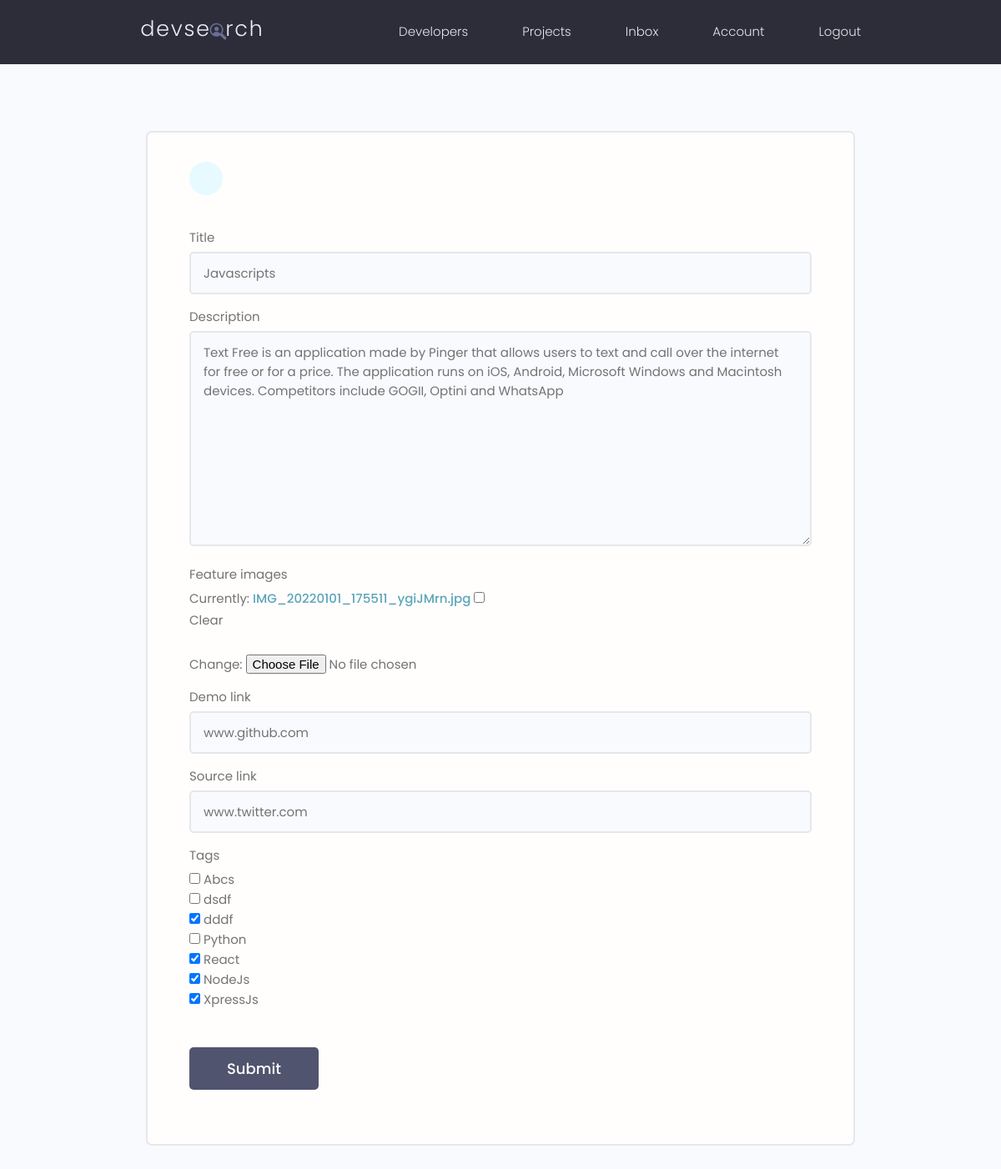
The page /projects/update-project/152285b98bb74603b4044dd3e69a47c0/ (signed in) on the database its author committed.
### projects/models.py (models this page shows, shortened)
class Project(models.Model):
    owner = models.ForeignKey(Profiles, null=True, blank=True, on_delete=models.SET_NULL)
    title = models.CharField(max_length=200)
    description = models.TextField(null=True, blank=True)  # blank mean form could be empty
    feature_images = models.ImageField(blank=True, null=True, default="default.jpg", )
    demo_link = models.CharField(null=True, blank=True, max_length=2000)
    source_link = models.CharField(max_length=20000, null=True, blank=True)
    tags = models.ManyToManyField('Tag', blank=True)  # str used because class bellow
    vote_total = models.IntegerField(default=0, null=True, blank=True)  # total vote on review class
    vote_ratio = models.IntegerField(default=0, null=True, blank=True)
    created = models.DateTimeField(auto_now_add=True)  # automatice created
    id = models.UUIDField(default=uuid.uuid4, unique=True, primary_key=True, editable=False)  # uuid4 encoding type

### projects/views.py (the view)
# urls.py: path('update-project/<str:pk>/', views.UpdateProject, name= 'update-project'),
@login_required(login_url='login')
def UpdateProject(request, pk):
    project = Project.objects.get(id=pk)
    form = ProjectForm(instance=project)
    if request.method == 'POST':
        form = ProjectForm(request.POST,request.FILES, instance=project)
        if form.is_valid():
            form.save()
            return redirect('projects')
    context = {'form': form}
    return render(request, 'projects/project_form.html', context)

### projects/forms.py
class ProjectForm(ModelForm):
    class Meta:
        model = Project
        fields = ['title', 'description','feature_images', 'demo_link','source_link', 'tags']
        widgets = {''
                   'tags' : forms.CheckboxSelectMultiple()
                   }
    def __init__(self, *args, **kwargs):
        super(ProjectForm, self).__init__(*args,**kwargs)
        for name, field in self.fields.items():
            field.widget.attrs.update({'class': 'input'})

### projects/models.py (called while the page is built)
    def __str__(self):
        return self.name

### projects/templates/projects/project_form.html (shortened to what this page needs)
<!DOCTYPE html>
<html lang="en">
<head>
</head>
<body>
    {%  extends 'main.html' %}
    {%  block content %}
    <main class="formPage my-xl">
        <div class="content-box">
            <div class="formWrapper">
                <a class="backButton" href="#"></a>
                <br>
                <form class="form" action="" method="POST" enctype="multipart/form-data">
                    {%  for field in form %}
                    <div class="form__field">
                        <label for="formInput#text">{{ field.label }}</label>
                        {{ field }}
                    </div>
                    {%  endfor %}
                    <input class="btn btn--sub btn--lg  my-md" type="submit" value="Submit" />
                </form>
            </div>
        </div>
    </main>
    {%  endblock %}

### templates/main.html (shortened to what this page needs)
<!DOCTYPE html>
{% load static %}
<html lang="en">
<head>
  <link rel="stylesheet" href="https://cdn.iconmonstr.com/1.3.0/css/iconmonstr-iconic-font.min.css" />
  <link rel="stylesheet" href="{% static  'uikit/styles/uikit.css' %}" />
  <link rel="stylesheet" href="{%  static 'styles/app.css' %}" />
</head>
<body>
    {%  include 'navbar.html' %}
    {%  block content %}
    {%  endblock content %}
</body>
</html>

### templates/navbar.html (shortened to what this page needs)
{%  load static %}
  <header class="header">
    <div class="container container--narrow">
      <a href="{%  url 'profiles' %}" class="header__logo">
        <img src="{% static 'images/logo.svg' %}" alt="DevSearch Logo" />
      </a>
      <nav class="header__nav">
        <ul class="header__menu">
          <li class="header__menuItem"><a href="{%  url 'profiles' %}">Developers</a></li>
          <li class="header__menuItem"><a href="{%  url 'projects' %} ">Projects</a></li>
          <li class="header__menuItem"><a href="">Inbox</a></li>
            {%  if request.user.is_authenticated %}
                <li class="header__menuItem"><a href="{%  url 'account' %}">Account</a></li>
          <li class="header__menuItem"><a href="{%  url 'logout' %}">Logout</a></li>
        {%  else %}
         <li class="header__menuItem"><a href="{%  url 'login' %}">Login/Sign Up</a></li>
            {%  endif %}
        </ul>
      </nav>
    </div>
  </header>

### static/styles/app.css (style rules this page uses)
:root { --color-sub: #2d2d39; }
.btn--sub { background-color: var(--color-sub-light); }
img { width: 100%; }
.content-box { width: 95%; max-width: 85rem; margin: 0 auto; }
.header { position: sticky; z-index: 111; background-color: var(--color-sub); padding: 1.5rem 0; }
.header > .container { display: flex; justify-content: space-between; align-items: center; }
.header__logo > img { height: 3.8rem; }
.header__nav > ul { display: inline-flex; align-items: center; list-style: none; gap: 6.5rem; }
.header__menuItem > a { color: var(--color-light); font-weight: 300; }
.backButton { background: var(--color-main-light); color: var(--color-main); width: 4rem; height: 4rem; display: flex; align-items: center; justify-content: center; border-radius: 50%; }
.formPage .formWrapper { list-style: none; background: var(--color-white); padding: 3.5rem 5rem; border: 2px solid var(--color-light); border-radius: 0.7rem; }

### static/uikit/styles/modules/_variables.css (style rules this page uses)
:root { --color-main: #5aa5b9; --color-main-light: #e6faff; --color-sub: #3f4156; --color-sub-light: #51546e; --color-sub-lighter: #ededfd; --color-text: #737373; --color-gray: #8b8b8b; --color-light: #e5e7eb; --color-light-gray: #767676; --color-bg: #f8fafd; --color-white: #fffefd; --color-white-light: #f3f3f3; --color-success: #359e64; --color-success-bg: #def8e8; --color-error: #fc4b0b; --color-error-bg: #fff2ee; --font-base: 'Poppins', arial, helvetica, 'Segoe UI', roboto, ubuntu, sans-serif; --font-monospace: 'Fira Code', 'Courier New', courier, monospace; --font-regular: 300; --font-medium: 500; --font-bold: 700; --generic-shadow: 1px 1px 5px #00000010; --generic-transition: all 0.3s ease-in-out; }

### static/uikit/styles/modules/_base.css (style rules this page uses)
* { margin: 0; padding: 0; box-sizing: border-box; text-rendering: optimizeLegibility; color: inherit; font-size: inherit; }
html { font-size: 50%; }
@media only screen and (min-width: 480px) { html { font-size: 56.25%; } }
@media only screen and (min-width: 1200px) { html { font-size: 62.5%; } }
body { line-height: 1.6; font-weight: 400; font-size: 1.5rem; color: var(--color-text); background-color: var(--color-bg); min-height: 100vh; }

### static/uikit/styles/modules/_typography.css (style rules this page uses)
* { font-family: var(--font-base); }
a { padding-bottom: 2px; text-decoration: none; display: inline-block; color: var(--color-main); font-weight: var(--font-medium); }

### static/uikit/styles/modules/_utilities.css (style rules this page uses)
.container { width: 92%; max-width: 165rem; margin: 0 auto; box-sizing: border-box; }
.container--narrow { width: 92%; max-width: 120rem; }
@media screen and (min-width: 1000px) { .container { width: 90%; } }
@media screen and (min-width: 1000px) { .container--narrow { width: 85%; } }
@media screen and (min-width: 1200px) { .container { width: 80%; } }
@media screen and (min-width: 1200px) { .container--narrow { width: 72%; } }
.my-md { margin: 3rem auto; }
.my-xl { margin: 8rem auto; }

### static/uikit/styles/modules/_button.css (style rules this page uses)
.btn { display: inline-block; position: relative; cursor: pointer; background-color: var(--color-light); font-weight: var(--font-medium); color: var(--color-sub); text-decoration: none; padding: 1rem 2rem; border-radius: 0.5rem; border: none; width: -webkit-fit-content; width: -moz-fit-content; width: fit-content; height: -webkit-fit-content; height: -moz-fit-content; height: fit-content; font-size: 1.6rem; outline-width: 0; outline-color: transparent; -webkit-backface-visibility: hidden; backface-visibility: hidden; transition: all 0.3s ease-in-out; }
.btn--sub { background-color: var(--color-sub); color: var(--color-white); }
.btn--lg { font-size: 1.8rem; padding: 1.2rem 4.5rem; }

### static/uikit/styles/modules/_form.css (style rules this page uses)
.form { display: block; }
.form__field { margin-top: 1.5rem; margin-bottom: 1.5rem; }
.form__label, .form__field > label { display: block; margin-bottom: 0.5rem; color: var(--color-text); }
input.input[type='text'], input.input[type='email'], input.input[type='password'], input.input[type='number'], textarea.input { min-width: 24rem; width: 100%; padding: 1.2rem 1.5rem; border-radius: 0.5rem; border: 2px solid var(--color-light); transition: all 0.3s ease-in-out; background-color: var(--color-bg); }

### rows shown on the page
Project: form "Javascripts" "Text Free is an application made by Pinger that allows users to text and call over the internet for free or for a price. The application runs on iOS, Android, Microsoft Windows and Macintosh devices. Competitors include GOGII, Optini and WhatsApp" "www.github.com" "www.twitter.com"

### other values the page prints
{{ field.label }} "Title" "Description" "Feature images" "Demo link" "Source link" "Tags"
